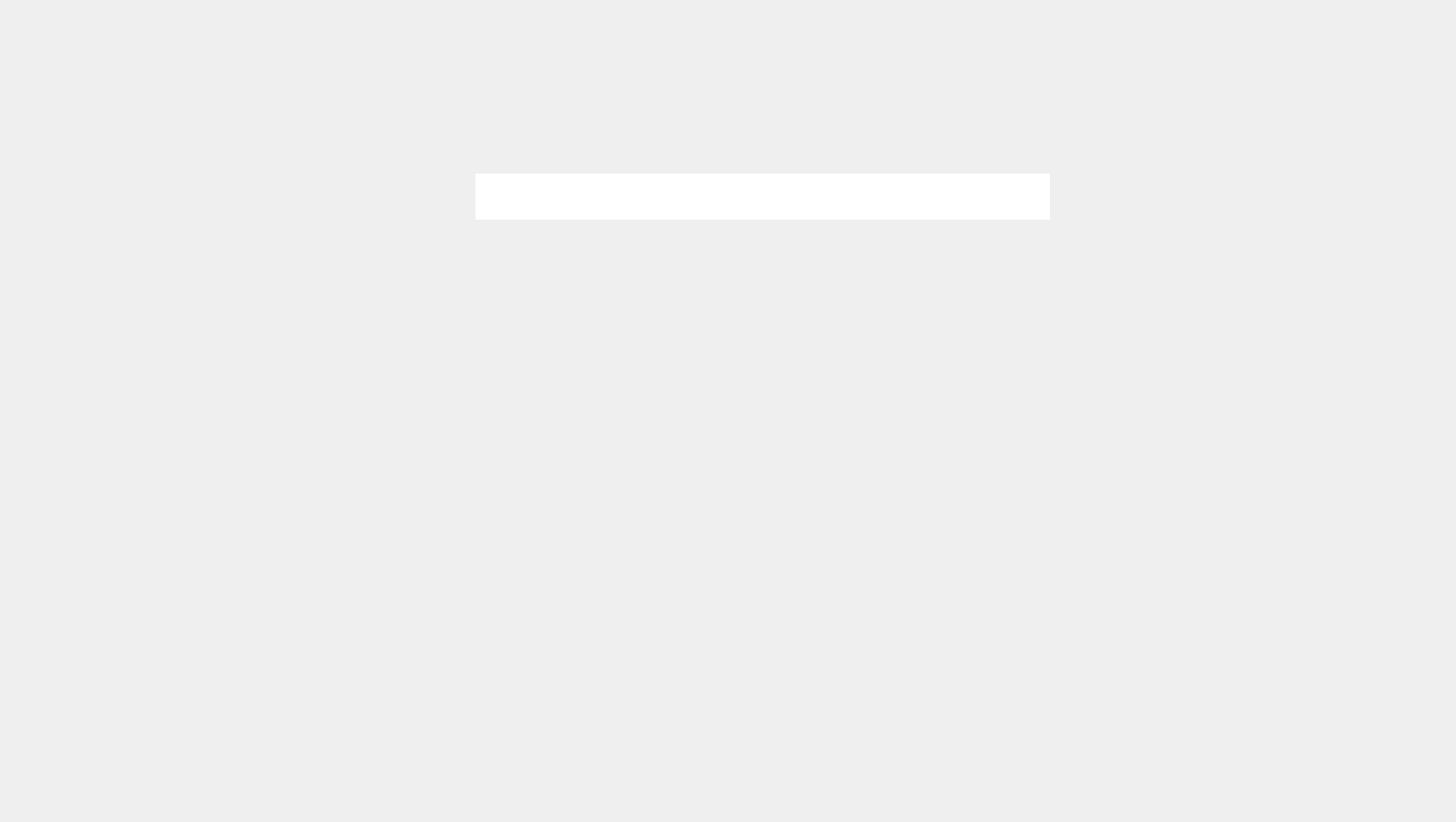
    <widget class="QWidget" name="MAE1">
     <widget class="QPushButton" name="pushButton_5">
      <property name="geometry">
       <rect>
        <x>740</x>
        <y>620</y>
        <width>181</width>
        <height>131</height>
       </rect>
      </property>
      <property name="text">
       <string/>
      </property>
      <property name="checkable">
       <bool>true</bool>
      </property>
      <property name="flat">
       <bool>true</bool>
      </property>
     </widget>
     <widget class="QPushButton" name="pushButton_6">
      <property name="geometry">
       <rect>
        <x>740</x>
        <y>460</y>
        <width>181</width>
        <height>131</height>
       </rect>
      </property>
      <property name="text">
       <string/>
      </property>
      <property name="checkable">
       <bool>true</bool>
      </property>
      <property name="flat">
       <bool>true</bool>
      </property>
     </widget>
     <widget class="QPushButton" name="pushButton_7">
      <property name="geometry">
       <rect>
        <x>1010</x>
        <y>460</y>
        <width>181</width>
        <height>131</height>
       </rect>
      </property>
      <property name="text">
       <string/>
      </property>
      <property name="checkable">
       <bool>true</bool>
      </property>
      <property name="flat">
       <bool>true</bool>
      </property>
     </widget>
     <widget class="QPushButton" name="pushButton_8">
      <property name="geometry">
       <rect>
        <x>1000</x>
        <y>620</y>
        <width>191</width>
        <height>131</height>
       </rect>
      </property>
      <property name="text">
       <string/>
      </property>
      <property name="checkable">
       <bool>true</bool>
      </property>
      <property name="flat">
       <bool>true</bool>
      </property>
     </widget>
     <widget class="QPushButton" name="pushButton_9">
      <property name="geometry">
       <rect>
        <x>740</x>
        <y>910</y>
        <width>181</width>
        <height>131</height>
       </rect>
      </property>
      <property name="text">
       <string/>
      </property>
      <property name="checkable">
       <bool>true</bool>
      </property>
      <property name="flat">
       <bool>true</bool>
      </property>
     </widget>
     <widget class="QPushButton" name="pushButton_10">
      <property name="geometry">
       <rect>
        <x>1000</x>
        <y>910</y>
        <width>181</width>
        <height>131</height>
       </rect>
      </property>
      <property name="text">
       <string/>
      </property>
      <property name="checkable">
       <bool>true</bool>
      </property>
      <property name="flat">
       <bool>true</bool>
      </property>
     </widget>
     <widget class="QPushButton" name="pushButton_12">
      <property name="geometry">
       <rect>
        <x>60</x>
        <y>770</y>
        <width>171</width>
        <height>41</height>
       </rect>
      </property>
      <property name="text">
       <string/>
      </property>
      <property name="flat">
       <bool>true</bool>
      </property>
     </widget>
     <widget class="QLabel" name="label_2">
      <property name="geometry">
       <rect>
        <x>0</x>
        <y>0</y>
        <width>1920</width>
        <height>1080</height>
       </rect>
      </property>
      <property name="text">
       <string/>
      </property>
      <property name="pixmap">
       <pixmap resource="i.qrc">:/img/Imagens/2.png</pixmap>
      </property>
     </widget>
     <widget class="QLineEdit" name="txt_nome_mae">
      <property name="geometry">
       <rect>
        <x>630</x>
        <y>230</y>
        <width>761</width>
        <height>61</height>
       </rect>
      </property>
      <property name="font">
       <font>
        <pointsize>14</pointsize>
       </font>
      </property>
      <property name="frame">
       <bool>false</bool>
      </property>
     </widget>
     <zorder>label_2</zorder>
     <zorder>pushButton_12</zorder>
     <zorder>pushButton_5</zorder>
     <zorder>pushButton_6</zorder>
     <zorder>pushButton_7</zorder>
     <zorder>pushButton_8</zorder>
     <zorder>pushButton_9</zorder>
     <zorder>pushButton_10</zorder>
     <zorder>txt_nome_mae</zorder>
    </widget>
